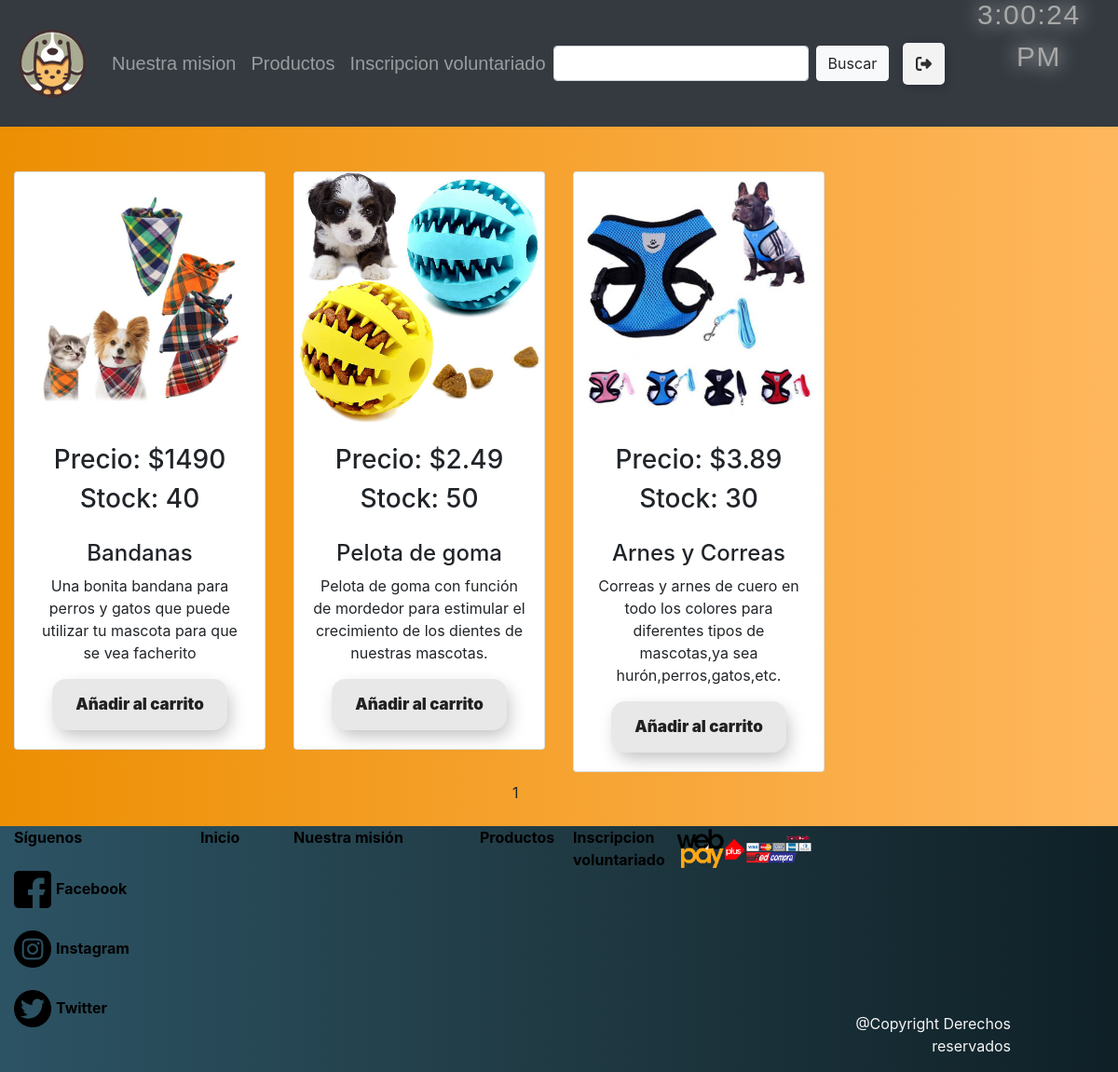
Before: /productos/ with the older database file.
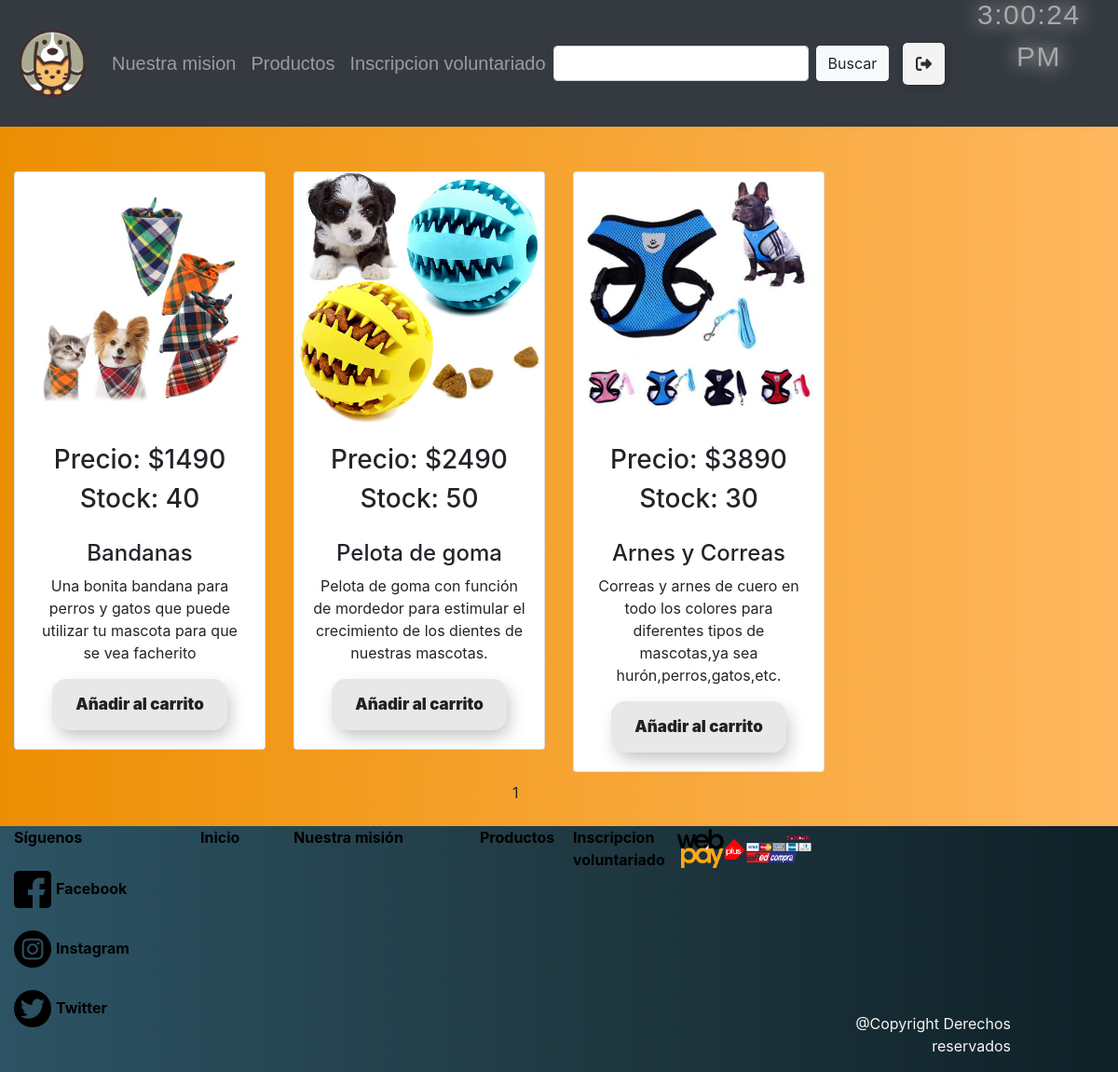
After: the same page with the newer database file.
### mascotas/models.py (models this page shows, shortened)
class Producto(models.Model):
    codigo = models.CharField(primary_key=True, max_length=5, verbose_name="Codigo producto")
    nombre = models.CharField(max_length=50, blank=True, verbose_name="Nombre")
    descripcion =models.TextField(max_length=200, blank=True, verbose_name="Descripcion")
    precio = models.IntegerField(blank=True, verbose_name="Precio")
    stock = models.IntegerField(blank=True, verbose_name="Stock")
    imagen = models.ImageField(upload_to="imagenes", null=True, blank=True, verbose_name="Imagen")
    categoria = models.ForeignKey(Categoria, on_delete=models.CASCADE, verbose_name="Categoria")

### mascotas/views.py (the view)
# urls.py: path('productos/', productos, name="productos"),
def productos(request):
    productos = Producto.objects.all()
    elementos_por_pagina = 10
    paginator = Paginator(productos, elementos_por_pagina)
    page = request.GET.get('page')
    productos_paginados = paginator.get_page(page)
    datos={'productos': productos_paginados}
    return render(request, 'Productos.html', datos)

### mascotas/context_processor.py (called while the page is built, shortened)
def total_carrito(request):
    total = 0
    return {'total_carrito' : int(total)}

### mascotas/templates/Productos.html (shortened to what the changed rows need)
<!DOCTYPE html>
<html lang="en">
<head>
    {% load static %}
    <link rel="stylesheet" type="text/css" href="{% static 'css/bootstrap.min.css' %}">
    <link rel="stylesheet" type="text/css" href="{% static 'css/mystyle.css' %}">
</head>
<body class="body">
    <br><br>
    <div class="container-fluid">
        <div class="row">
            {% for prod in productos %}
            <div class="col-lg-3 margentarjeta">
                <div class="card text-center">
                    {% if prod.imagen %}
                        <img class="card-img-top mx-auto" src="{{ prod.imagen.url }}">
                    {% else %}
                        <img class="card-img-top mx-auto" src="{% static 'img/wip' %}">
                    {% endif %}
                    <br>
                    <h3>Precio: ${{ prod.precio }}</h3>
                    <h3>Stock: {{ prod.stock }}</h3>
                    <div class="card-body">
                        <h4>{{ prod.nombre }}</h4>
                        <p class="card-text">
                            {{ prod.descripcion }}
                        </p>
                        {% if prod.stock > 0 %}
                            <a id="carrito" class="btn btn-dark" href="{% url 'agregar' prod.codigo %}">Añadir al carrito</a>
                        {% else %}
                            <p>Agotado!</p>
                        {% endif %}
                    </div>
                </div>
            </div>
            {% endfor %}
        </div>
    </div>
    <br>
</body>
</html>

Changed rows visible on the page:
changed Producto "Pelota de goma": precio "2.49" → "2490"
changed Producto "Arnes y Correas": precio "3.89" → "3890"
